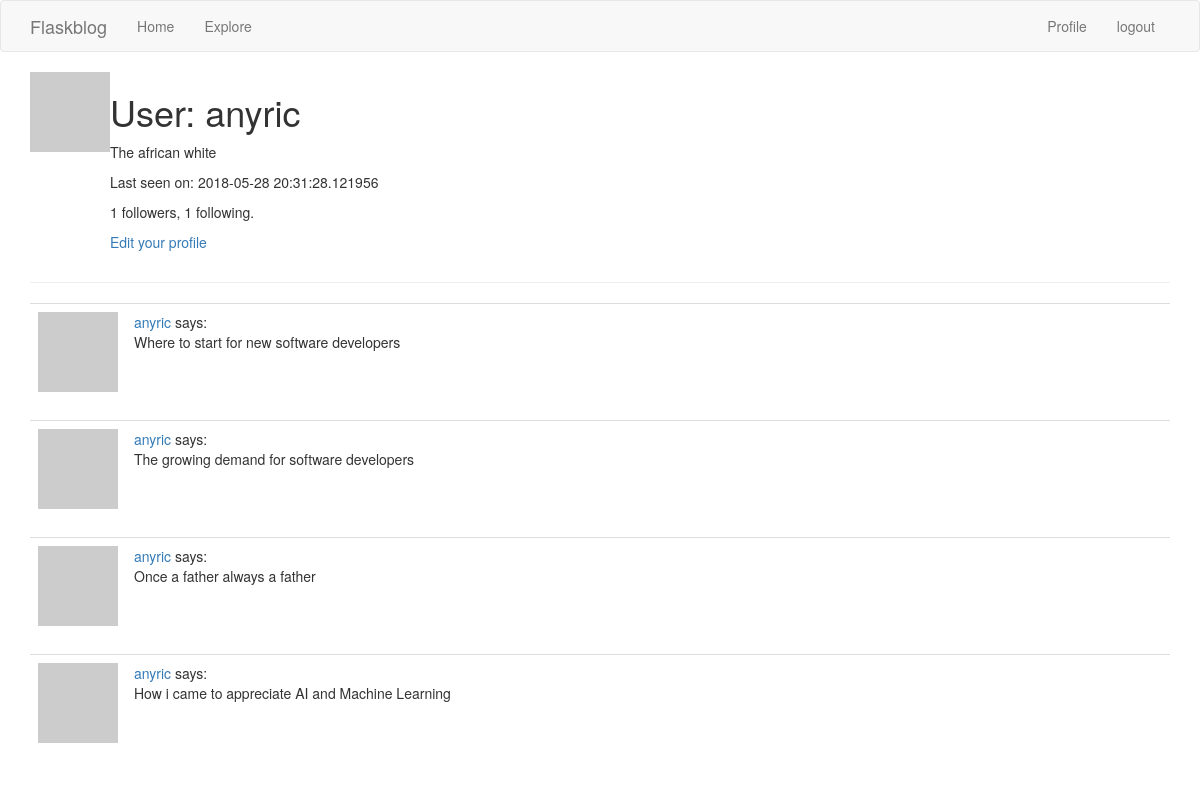
Page /user/anyric (signed in) on the earlier database version.
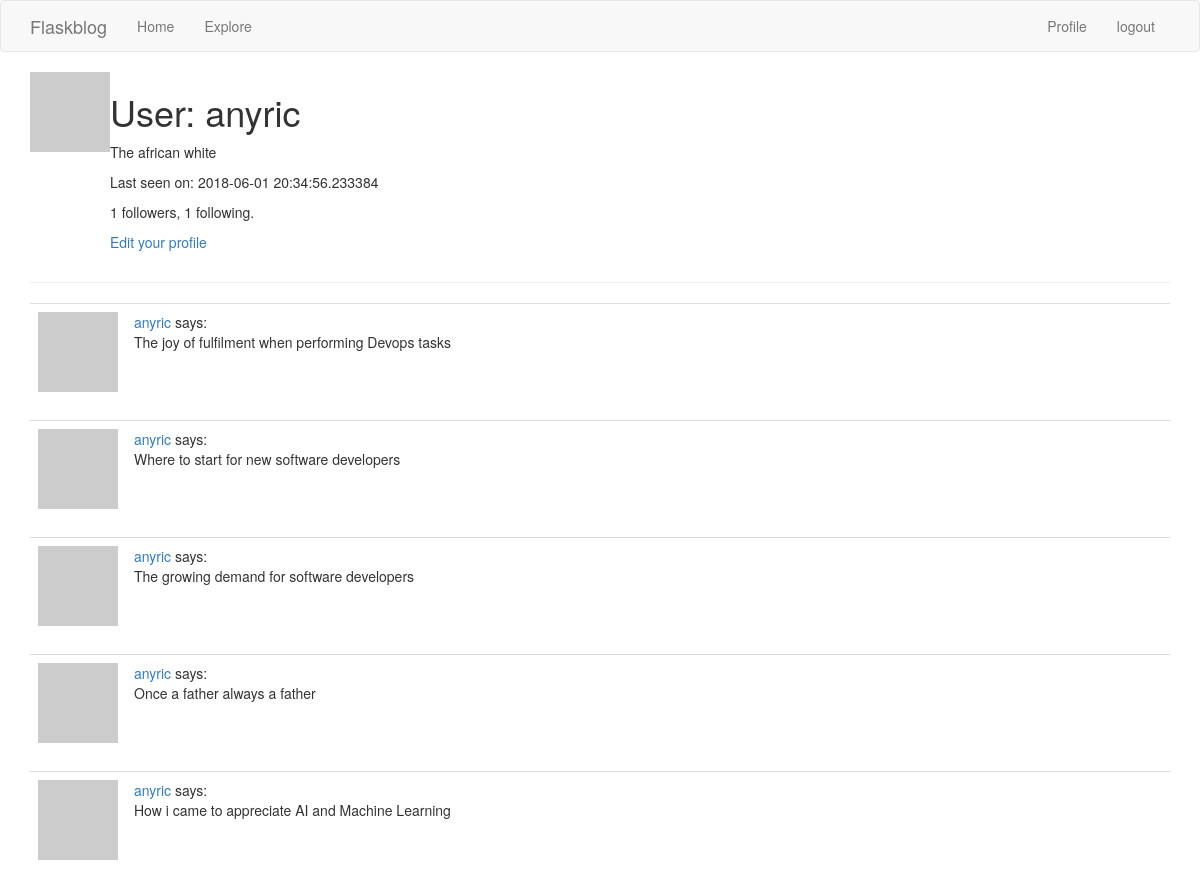
Same page on the later database version.
### app/models.py (models this page shows, shortened)
class User(UserMixin, db.Model):
  id = db.Column(db.Integer, primary_key=True)
  username = db.Column(db.String(64), index=True, unique=True)
  email = db.Column(db.String(120), index=True, unique=True)
  password_hash = db.Column(db.String(128))
  about_me = db.Column(db.String(140))
  last_seen = db.Column(db.DateTime, default=datetime.utcnow)
  posts = db.relationship('Post', backref='author', lazy='dynamic')
  followed = db.relationship('User',
    secondary=followers,
    primaryjoin=(followers.c.follower_id == id),
    secondaryjoin=(followers.c.followed_id == id),
    backref=db.backref('followers', lazy='dynamic'), lazy='dynamic')
  @login.user_loader
  def load_user(id):
    return User.query.get(int(id))
  def avatar(self, size):
    digest = md5(self.email.lower().encode('utf-8')).hexdigest()
    return 'https://www.gravatar.com/avatar/{}?d=identicon?&s={}'.format(digest, size)

class Post(db.Model):
  id = db.Column(db.Integer, primary_key=True)
  body = db.Column(db.String(140), index=True, unique=True)
  timestamp = db.Column(db.DateTime, index=True, default=datetime.utcnow)
  user_id = db.Column(db.Integer, db.ForeignKey('user.id'))

### app/routes.py (the view)
@app.route('/user/<username>')
@login_required
def user(username):
  user = User.query.filter_by(username=username).first_or_404()
  page = request.args.get('page', 1, type=int)
  posts = user.posts.order_by(Post.timestamp.desc()).paginate(
  page, app.config['POSTS_PER_PAGE'], False)
  next_url = url_for('user', username=user.username, page=posts.next_num) if posts.has_next else None
  prev_url = url_for('user', username=user.username, page=posts.prev_num) if posts.has_prev else None
  return render_template('user.html', user=user, posts=posts.items, next_url=next_url, prev_url=prev_url)

### app/routes.py (called while the page is built)
@app.before_request
def before_request():
  if current_user.is_authenticated:
    current_user.last_seen = datetime.utcnow()
    db.session.commit()

### app/templates/user.html (shortened to what this page needs)
{% extends "base.html" %}
{% block app_content %}
  <table>
    <tr valign="top">
      <td><img src="{{ user.avatar(128) }}"></td>
      <td>
        <h1>User: {{ user.username }}</h1>
        {% if user.about_me %}
          <p>{{ user.about_me }}</p>
        {% endif %}
        {% if user.last_seen %}
          <p>Last seen on: {{ user.last_seen }}</p>
        {% endif %}
        <p>{{ user.followers.count() }} followers, {{ user.followed.count() }} following.</p>
        {% if user == current_user %}
          <p><a href="{{ url_for('edit_profile', username=current_user.username) }}">Edit your profile</a></p>
        {% elif not current_user.is_following(user) %}
          <p><a href="{{ url_for('follow', username=user.username) }}">Follow</a></p>
        {% else %}
          <p><a href="{{ url_for('unfollow', username=user.username) }}">Unfollow</a></p>
        {% endif %}
      </td>
    </tr>
  </table>
  <hr>
  {% for post in posts %}
    {% include '_post.html' %}
  {% endfor %}
{% endblock %}

### app/templates/_post.html
<table class="table table-hover">
  <tr>
    <td width="70px">
      <a href="{{ url_for('user', username=post.author.username) }}">
        <img src="{{ post.author.avatar(70) }}"/> </a>
    </td>
    <td>
      <a href="{{ url_for('user', username=post.author.username) }}"> {{ post.author.username }}
    </a>
    says:
    <br>
      {{ post.body }}
    </td>
  </tr>
</table>

Differences in the rows shown:
changed User "anyric": last_seen "2018-05-28 20:31:28.121956" → "2018-06-01 20:34:56.233384"
added Post: author.username "anyric", body "The joy of fulfilment when performing Devops tasks"
